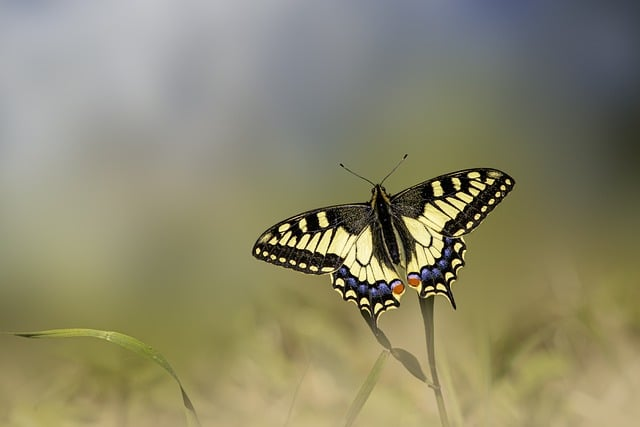
#> input picture butterfly-8414148_640.jpg, 640 x 427 px
$ python cartoonizer.py
#> lines starting #> are read from the running program, lines starting #| are printed output that depends on the picture; after the words box and inside, x2 and y2 are one past the last pixel; in counts of white or black regions, pixels touching at a corner belong together
import cv2

# Load the original image
image = cv2.imread('butterfly-8414148_640.jpg')
#> image is the input picture: shape (427, 640, 3); mean B, G, R 108.5, 136.1, 139.7

# Convert the original image to grayscale
grayscale_image = cv2.cvtColor(image, cv2.COLOR_BGR2GRAY)
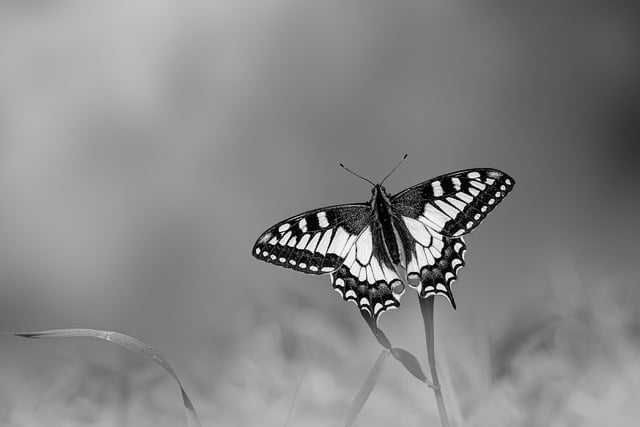
#> grayscale_image: shape (427, 640); min 0, max 251, mean 134

# Apply a median blur to the grayscale image to reduce noise
blurred_gray_image = cv2.medianBlur(grayscale_image, 5)

# Apply Canny edge detection
canny_edges = cv2.Canny(blurred_gray_image, 100, 200)
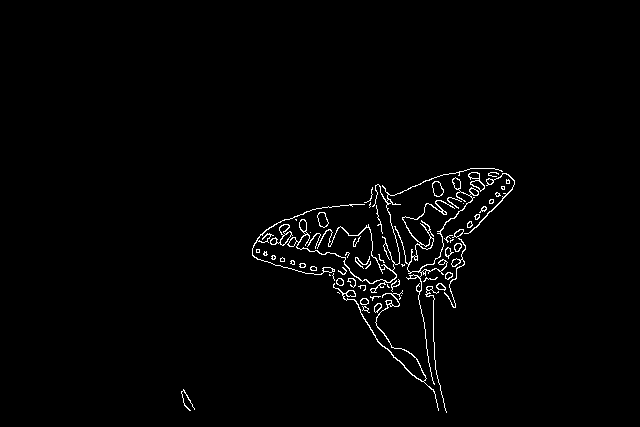
#> canny_edges: shape (427, 640); 1.6% white in thin lines or dots, all inside (x1, y1, x2, y2) = (181, 168, 515, 413)

# Use adaptive thresholding on the blurred grayscale image to detect edges
edges = cv2.adaptiveThreshold(blurred_gray_image, 255, cv2.ADAPTIVE_THRESH_MEAN_C, cv2.THRESH_BINARY, 9, 9)
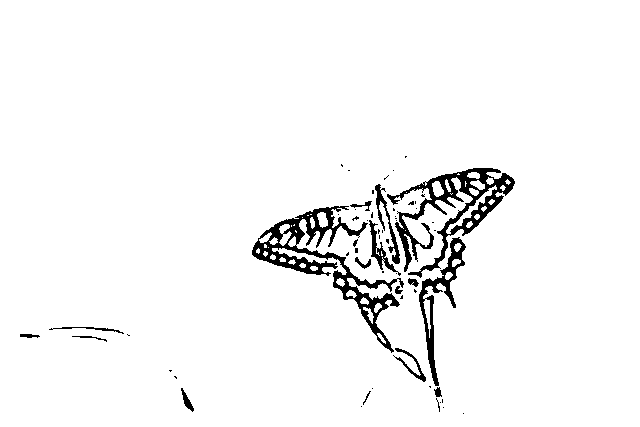
#> edges: shape (427, 640); 96.1% white; 59 black regions (42 under 20 px), largest, box (x1, y1, x2, y2) and area: (252, 206, 404, 353) 3980, (387, 168, 515, 278) 3445, (419, 237, 466, 386) 1375

# Combine Canny edges with adaptive thresholding edges
combined_edges = cv2.bitwise_or(canny_edges, edges)
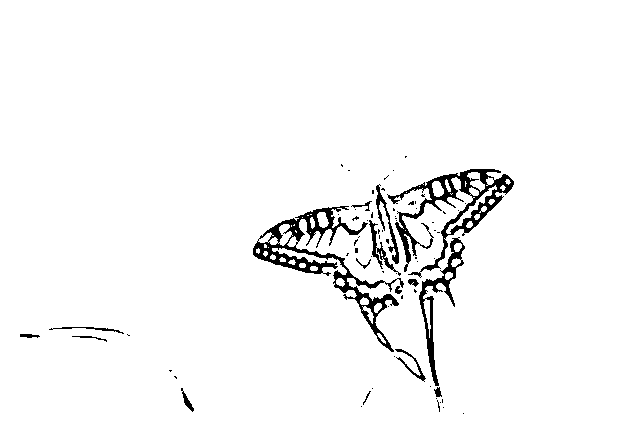
#> combined_edges: shape (427, 640); 96.6% white; 72 black regions (56 under 20 px), largest, box (x1, y1, x2, y2) and area: (253, 206, 404, 352) 3439, (387, 169, 514, 278) 2929, (419, 237, 465, 386) 1187

# Apply a bilateral filter to the original image to smooth it while retaining edges
smoothed_color_image = cv2.bilateralFilter(image, 9, 300, 300)
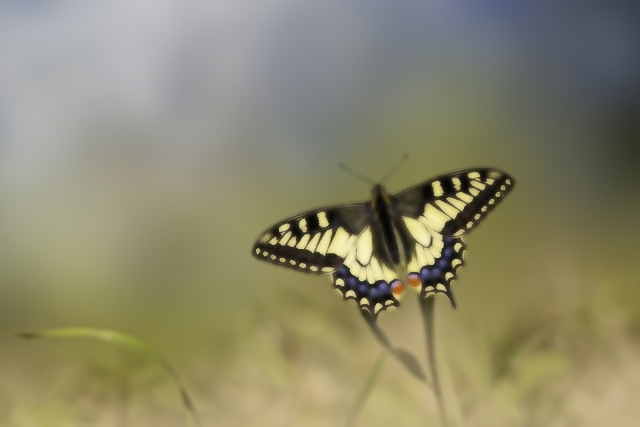
#> smoothed_color_image: shape (427, 640, 3); mean B, G, R 108.5, 136.1, 139.7

# Combine the smoothed color image with the combined edge mask to get a cartoon effect
cartoon_image = cv2.bitwise_and(smoothed_color_image, smoothed_color_image, mask=combined_edges)
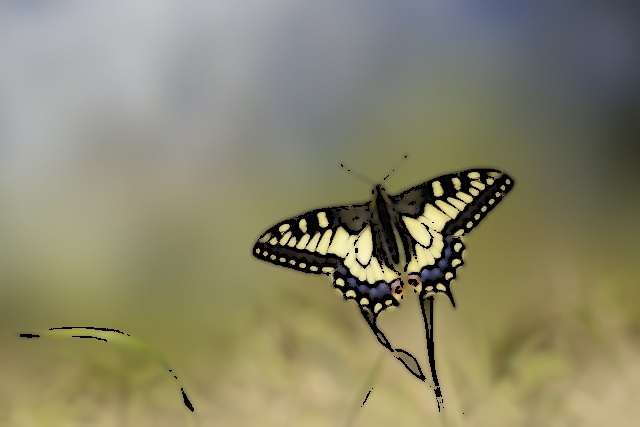
#> cartoon_image: shape (427, 640, 3); mean B, G, R 107.1, 134, 137.4

# Display the resulting cartoon image
cv2.imshow("Cartoon Effect with Enhanced Edges", cartoon_image)

# Wait for a key press and then close all OpenCV windows
cv2.waitKey(0)
cv2.destroyAllWindows()
